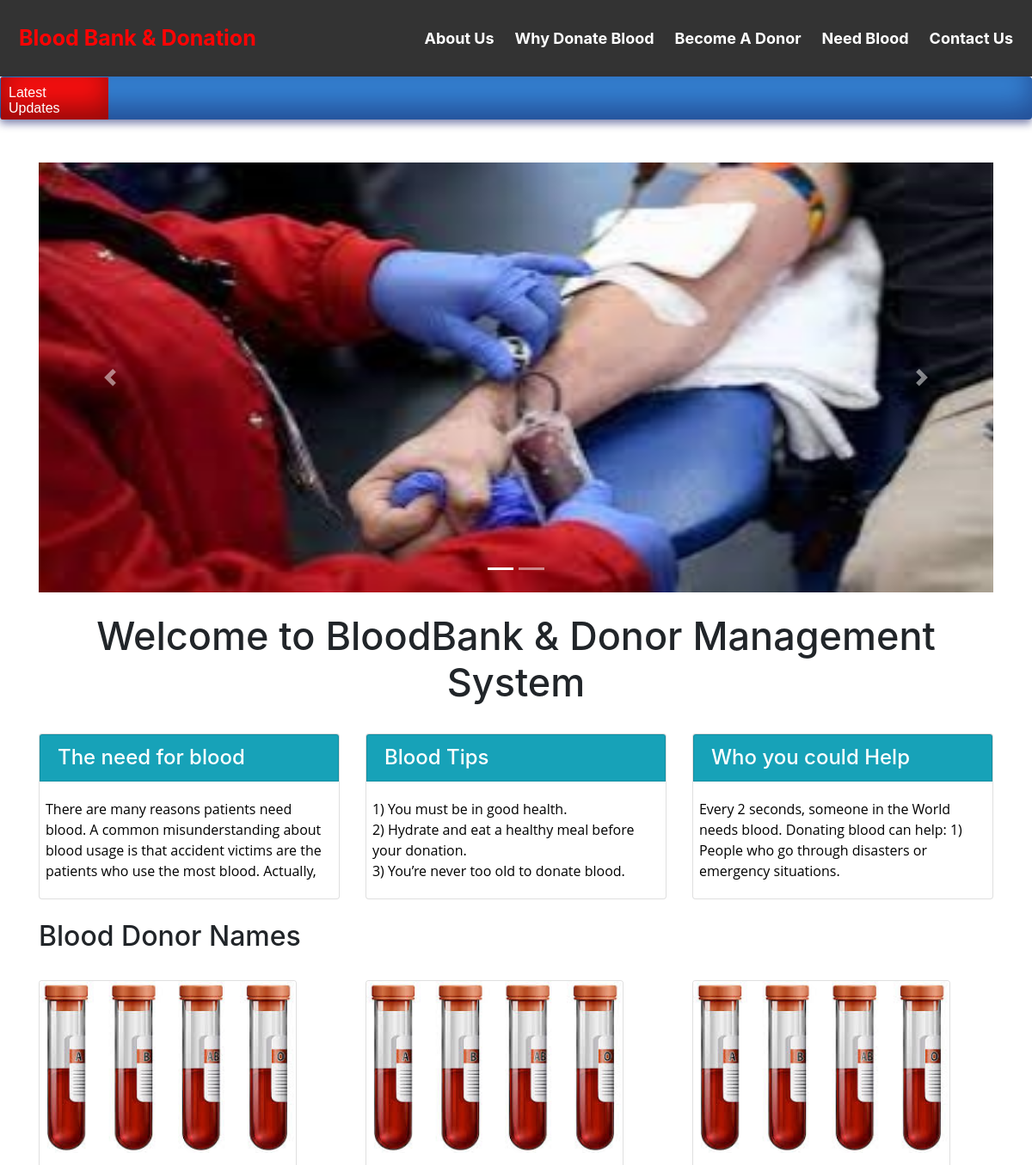
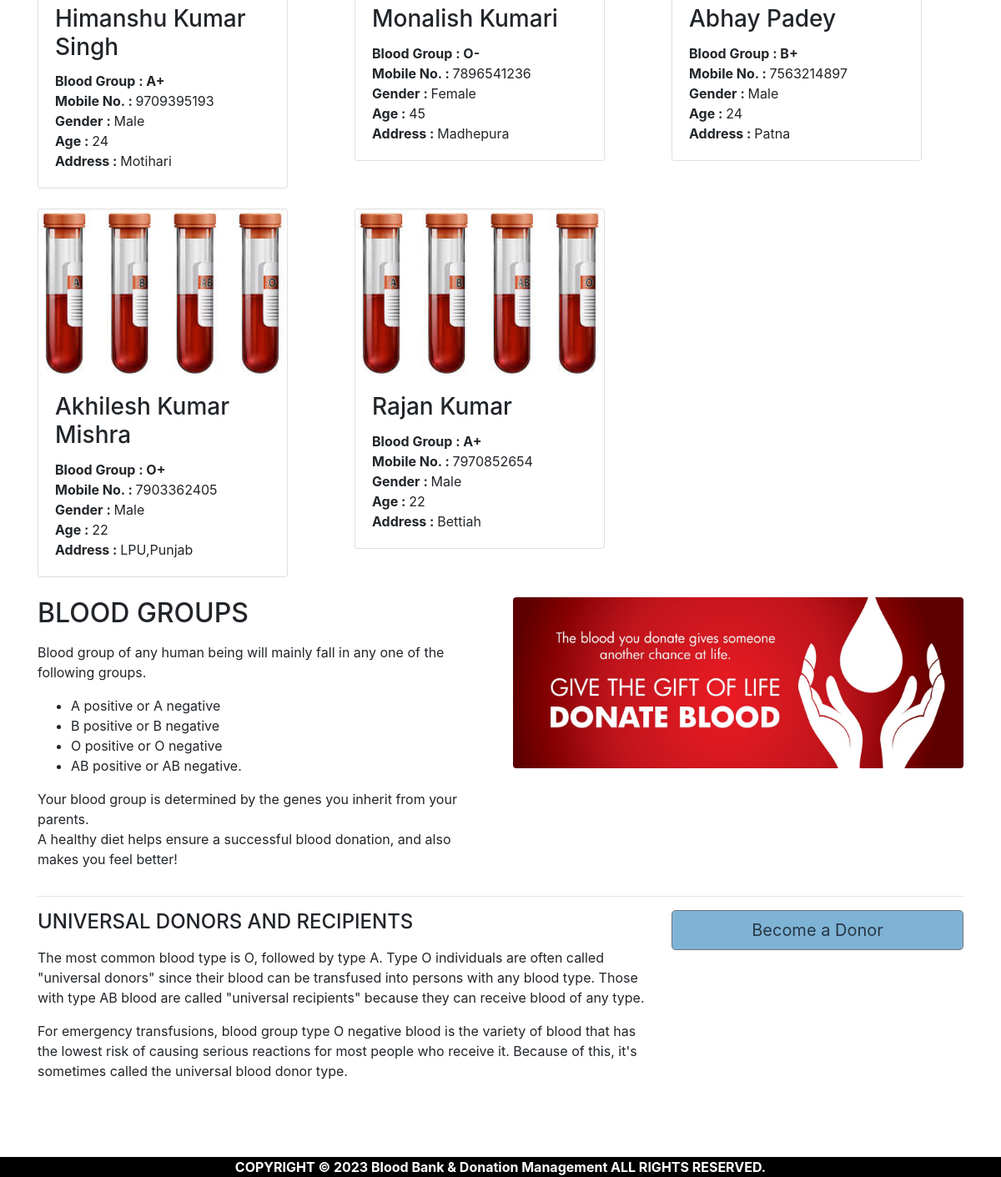
The page / on the database its author committed (2 pictures, top to bottom).
### tables this page shows
CREATE TABLE `pages` (
  `page_id` int(11) NOT NULL,
  `page_name` varchar(255) NOT NULL,
  `page_type` varchar(50) DEFAULT NULL,
  `page_data` longtext NOT NULL
);

CREATE TABLE `donor_details` (
  `donor_id` int(11) NOT NULL,
  `donor_name` varchar(50) NOT NULL,
  `donor_number` varchar(10) NOT NULL,
  `donor_mail` varchar(50) DEFAULT NULL,
  `donor_age` int(60) NOT NULL,
  `donor_gender` varchar(10) NOT NULL,
  `donor_blood` varchar(10) NOT NULL,
  `donor_address` varchar(100) NOT NULL
);

CREATE TABLE `blood` (
  `blood_id` int(11) NOT NULL,
  `blood_group` varchar(10) NOT NULL
);

### index.php (the view, shortened to what this page needs)
<!DOCTYPE html>
<html lang="en">
<head>
  <link rel="stylesheet" href="https://maxcdn.bootstrapcdn.com/bootstrap/4.5.2/css/bootstrap.min.css">
</head>
<body>
<div class="header">
<?php
$active="home";
include('head.php'); ?>
</div>
<?php include'ticker.php'; ?>
  <div id="page-container" style="margin-top:50px; position: relative;min-height: 84vh;   ">
    <div class="container">
    <div id="content-wrap"style="padding-bottom:75px;">
  <div id="demo" class="carousel slide" data-ride="carousel">
    <ul class="carousel-indicators">
      <li data-target="#demo" data-slide-to="0" class="active"></li>
      <li data-target="#demo" data-slide-to="1"></li>
    </ul>
    <div class="carousel-inner">
      <div class="carousel-item active">
        <img src="image/blood1.jpg" alt="bloodimages" width="100%" height="500">
      </div>
    </div>
    <a class="carousel-control-prev" href="#demo" data-slide="prev">
      <span class="carousel-control-prev-icon"></span>
    </a>
    <a class="carousel-control-next" href="#demo" data-slide="next">
      <span class="carousel-control-next-icon"></span>
    </a>
  </div>
<br>
        <h1 style="text-align:center;font-size:45px;">Welcome to BloodBank & Donor Management System</h1>
<br>
        <div class="row">
            <div class="col-lg-4 mb-4">
                <div class="card">
                    <h4 class="card-header card bg-info text-white" >The need for blood</h4>
                        <p class="card-body overflow-auto" style="padding-left:2%;height:120px;text-align:left;">
                          <?php
                            include 'conn.php';
                            $sql=$sql= "select * from pages where page_type='needforblood'";
                            $result=mysqli_query($conn,$sql);
                            if(mysqli_num_rows($result)>0)   {
                                while($row = mysqli_fetch_assoc($result)) {
                                  echo $row['page_data'];
                                }
                              }
                           ?>
                         </p>
                </div>
            </div>
            <div class="col-lg-4 mb-4">
                <div class="card">
                    <h4 class="card-header card bg-info text-white">Blood Tips</h4>
                    <p class="card-body overflow-auto" style="padding-left:2%;height:120px;text-align:left;">
                      <?php
                        include 'conn.php';
                        $sql=$sql= "select * from pages where page_type='bloodtips'";
                        $result=mysqli_query($conn,$sql);
                        if(mysqli_num_rows($result)>0)   {
                            while($row = mysqli_fetch_assoc($result)) {
                              echo $row['page_data'];
                            }
                          }
                       ?>
                     </p>
                        </div>
            </div>
            <div class="col-lg-4 mb-4">
                <div class="card">
                    <h4 class="card-header card bg-info text-white" >Who you could Help</h4>
                    <p class="card-body overflow-auto" style="padding-left:2%;height:120px;text-align:left;">
                      <?php
                        include 'conn.php';
                        $sql=$sql= "select * from pages where page_type='whoyouhelp'";
                        $result=mysqli_query($conn,$sql);
                        if(mysqli_num_rows($result)>0)   {
                            while($row = mysqli_fetch_assoc($result)) {
                              echo $row['page_data'];
                            }
                          }
                       ?>
                     </p>
                        </div>
            </div>
</div>
        <h2>Blood Donor Names</h2>
        <div class="row">
          <?php
            include 'conn.php';
            $sql= "select * from donor_details join blood where donor_details.donor_blood=blood.blood_id order by rand() limit 6";
            $result=mysqli_query($conn,$sql);
            if(mysqli_num_rows($result)>0)
            {
            while($row = mysqli_fetch_assoc($result)) {
           ?>
            <div class="col-lg-4 col-sm-6 portfolio-item" ><br>
            <div class="card" style="width:300px">
                <img class="card-img-top" src="image/bloodtypes.jpg" alt="Card image" style="width:100%;height:200px">
                <div class="card-body">
                  <h3 class="card-title"><?php echo $row['donor_name']; ?></h3>
                  <p class="card-text">
                    <b>Blood Group : </b> <b><?php echo $row['blood_group']; ?></b><br>
                    <b>Mobile No. : </b> <?php echo $row['donor_number']; ?><br>
                    <b>Gender : </b><?php echo $row['donor_gender']; ?><br>
                    <b>Age : </b> <?php echo $row['donor_age']; ?><br>
                    <b>Address : </b> <?php echo $row['donor_address']; ?><br>
                  </p>
                </div>
              </div>
        </div>
      <?php }} ?>
</div>
<br>
        <div class="row">
            <div class="col-lg-6">
                <h2>BLOOD GROUPS</h2>
                <p>
                  <?php
                    include 'conn.php';
                    $sql=$sql= "select * from pages where page_type='bloodgroups'";
                    $result=mysqli_query($conn,$sql);
                    if(mysqli_num_rows($result)>0)   {
                        while($row = mysqli_fetch_assoc($result)) {
                          echo $row['page_data'];
                        }
                      }
                   ?></p>
            </div>
            <div class="col-lg-6">
                <img class="img-fluid rounded" src="image\blood_donationcover.jpeg" alt="" >
            </div>
        </div>
        <hr>
        <div class="row mb-4">
            <div class="col-md-8">
            <h4>UNIVERSAL DONORS AND RECIPIENTS</h4>
            <p>
              <?php
                include 'conn.php';
                $sql=$sql= "select * from pages where page_type='universal'";
                $result=mysqli_query($conn,$sql);
                if(mysqli_num_rows($result)>0)   {
                    while($row = mysqli_fetch_assoc($result)) {
                      echo $row['page_data'];
                    }
                  }
               ?></p>
              </div>
            <div class="col-md-4">
                <a class="btn btn-lg btn-secondary btn-block" href="donate_blood.php" style="text-align:center; background-color:#7FB3D5;color:#273746 ">Become a Donor </a>
            </div>
        </div>
    </div>
  </div>
  <?php include('footer.php');?>
</div>
</body>
</html>

### head.php (shortened to what this page needs)
<html>
<head>
</head>
<body>
  <div class="header">
    <a href="index.php" class="logo"<?php if($active=='home') echo "class='logo2'"; ?>>Blood Bank & Donation </a>
    <div class="header-right">
    <a href="about_us.php"  <?php if($active=='about') echo "class='act'"; ?> >About Us</a>
    <a href="why_donate_blood.php"  <?php if($active=='why') echo "class='act'"; ?>>Why Donate Blood</a>
      <a href="donate_blood.php"  <?php if($active=='donate') echo "class='act'"; ?>>Become A Donor</a>
      <a href="need_blood.php" <?php if($active=='need') echo "class='act'"; ?>>Need Blood</a>
      <a href="contact_us.php" <?php if($active=='contact') echo "class='act'"; ?>>Contact Us</a>
    </div>
  </div>
</body>
</html>

### ticker.php (shortened to what this page needs)
<html>
<head>
</head>
<body>
<div class="news blue">
<span style="background-color:#F60F0F;width:125px;height:50px">Latest Updates</span>
</div>
</body>
</head>
</html>

### footer.php (shortened to what this page needs)
<html>
<head>
</head>
<body>
  <div id="footer" >
  <b>COPYRIGHT ©
    <?php
$year = date("Y");
echo $year;
?>
  Blood Bank & Donation Management
  ALL RIGHTS RESERVED.
  </div>
</body>
</html>

### head.php (style rules this page uses)
.header { overflow:hidden; background-color: #333; top: 0; width:100%; padding: 10px 5px; color:#FF0404 ; }
.header a { float: left; color: white; text-align: center; padding: 12px; text-decoration: none; font-size: 18px; line-height: 25px; border-radius: 4px; font-weight:bold; }
.header a.logo { font-size: 25px; font-weight: bold; color:#FF0404 ; }
.header-right { float: right; }

### ticker.php (style rules this page uses)
.blue { background: #347fd0; }
.news { box-shadow: inset 0 -15px 30px rgba(10,4,60,0.4), 0 5px 10px rgba(10,20,100,0.5); width: 100%; height:50px; margin-top:0px; overflow: hidden; border-radius: 4px; padding: 1px; -webkit-user-select: none; }
.news span { float: left; color: #fff; padding: 9px; position: relative; top: 1%; box-shadow: inset 0 -15px 30px rgba(0,0,0,0.4); font: 16px 'Raleway', Helvetica, Arial, sans-serif; -webkit-font-smoothing: antialiased; -webkit-user-select: none; cursor: pointer; }

### footer.php (style rules this page uses)
#footer { position:absolute; left: 0; bottom: 0; width: 100%; height: 3 5px; background-color:#000000; color:white; text-align: center; }

### rows shown on the page
pages: page_data "There are many reasons patients need blood. A common misunderstanding about blood usage is that accident victims are the patients who use the most blood. Actually,…"
pages: page_data "1) You must be in good health. 2) Hydrate and eat a healthy meal before your donation. 3) You’re never too old to donate blood."
pages: page_data "Every 2 seconds, someone in the World needs blood. Donating blood can help: 1) People who go through disasters or emergency situations."
donor_details: donor_name "Himanshu Kumar Singh", blood.blood_group "A+", donor_number "9709395193", donor_gender "Male", donor_age "24", donor_address "Motihari"
donor_details: donor_name "Monalish Kumari", blood.blood_group "O-", donor_number "7896541236", donor_gender "Female", donor_age "45", donor_address "Madhepura"
donor_details: donor_name "Abhay Padey", blood.blood_group "B+", donor_number "7563214897", donor_gender "Male", donor_age "24", donor_address "Patna"
donor_details: donor_name "Akhilesh Kumar Mishra", blood.blood_group "O+", donor_number "7903362405", donor_gender "Male", donor_age "22", donor_address "LPU,Punjab"
donor_details: donor_name "Rajan Kumar", blood.blood_group "A+", donor_number "7970852654", donor_gender "Male", donor_age "22", donor_address "Bettiah"
pages: page_data "Blood group of any human being will mainly fall in any one of the following groups. A positive or A negative B positive or B negative O positive or O negative AB positive or AB negative. Your blood group is determined by the genes you inherit from your parents. A healthy diet helps ensure a successful blood donation, and also makes you feel better!"
pages: page_data "The most common blood type is O, followed by type A. Type O individuals are often called \"universal donors\" since their blood can be transfused into persons with any blood type. Those with type AB blood are called \"universal recipients\" because they can receive blood of any type. For emergency transfusions, blood group type O negative blood is the variety of blood that has the lowest risk of causing serious reactions for most people who receive it. Because of this, it's sometimes called the universal blood donor type."
